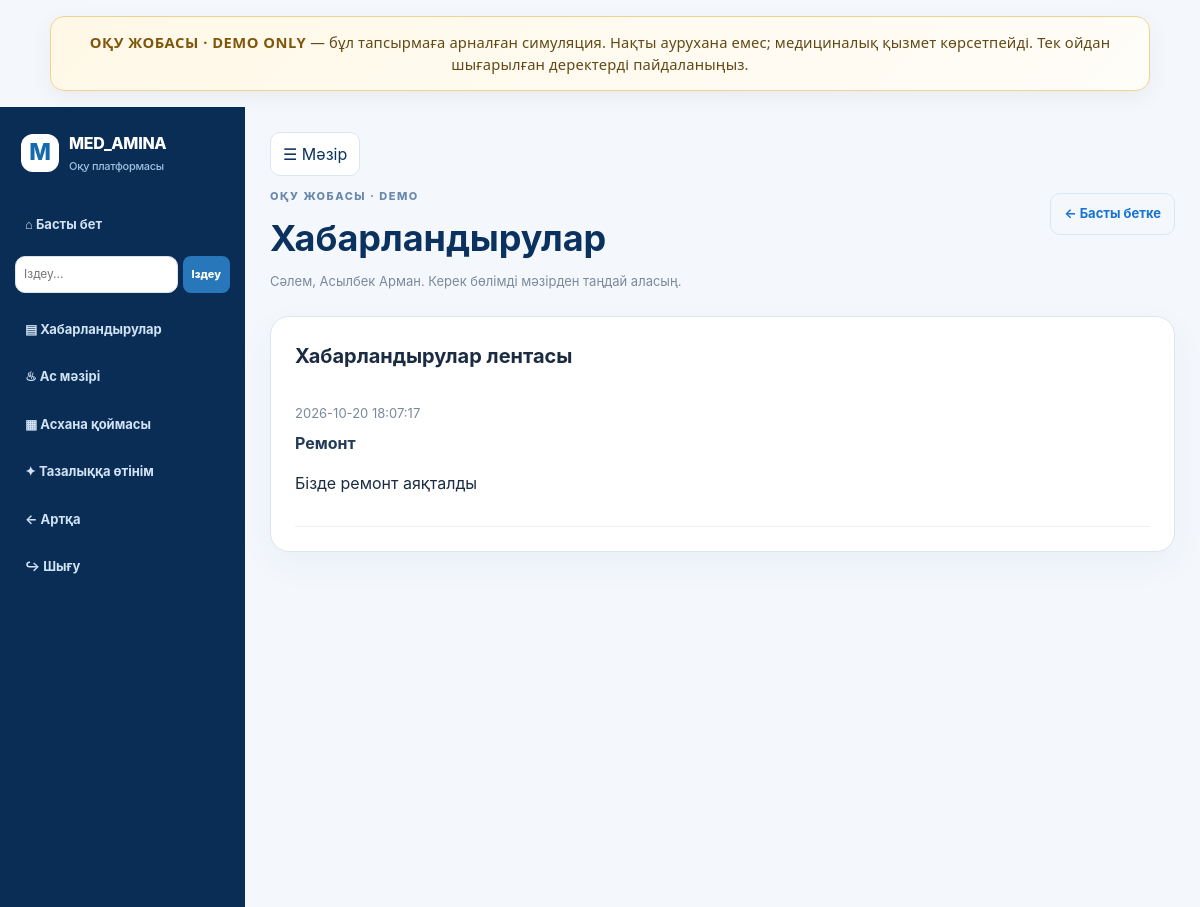
/announcements (signed in), run on the app's committed database.
### tables this page shows
CREATE TABLE users (
            id INTEGER PRIMARY KEY AUTOINCREMENT,
            full_name TEXT NOT NULL,
            email TEXT NOT NULL UNIQUE,
            password_hash TEXT NOT NULL,
            role TEXT NOT NULL,
            specialty TEXT DEFAULT '',
            department TEXT DEFAULT '',
            approved INTEGER NOT NULL DEFAULT 0,
            created_at TEXT DEFAULT CURRENT_TIMESTAMP
        );

CREATE TABLE announcements (
            id INTEGER PRIMARY KEY AUTOINCREMENT,
            title TEXT NOT NULL,
            body TEXT NOT NULL,
            created_at TEXT DEFAULT CURRENT_TIMESTAMP
        );

### med_amina_server.py (the view, shortened to what this page needs)
@app.route('/announcements', methods=['GET','POST'])
@login_required
def announcements():
    user=current_user()
    with get_db() as db: items=db.execute('SELECT * FROM announcements ORDER BY id DESC LIMIT 100').fetchall()
    return render_template('section.html',page='announcements',user=user,announcements=items)

### med_amina_db.py (called while the page is built)
@contextmanager
def get_db():
    db = sqlite3.connect(DB_PATH)
    db.row_factory = sqlite3.Row
    db.execute("PRAGMA foreign_keys = ON")
    try:
        yield db
        db.commit()
    except Exception:
        db.rollback()
        raise
    finally:
        db.close()

### med_amina_server.py (called while the page is built)
def current_user():
    uid = session.get("user_id")
    if not uid:
        return None
    with get_db() as db:
        row = db.execute("SELECT * FROM users WHERE id=?", (uid,)).fetchone()
        return dict(row) if row else None

def login_required(fn):
    @wraps(fn)
    def wrapper(*args, **kwargs):
        if not current_user():
            flash("Алдымен жүйеге кіріңіз.", "warning")
            return redirect(url_for("login"))
        return fn(*args, **kwargs)
    return wrapper

### templates/section.html (shortened to what this page needs)
{% extends 'base.html' %}
{% block body %}
<div class="app-shell">
	<aside class="side-nav">
		<a class="brand" href="{{ url_for('dashboard') }}">
			<span class="brand-mark">M</span>
			<span>MED_AMINA<small>Оқу платформасы</small></span>
		</a>
		<a href="{{ url_for('dashboard') }}">⌂ Басты бет</a>
		<form action="{{ url_for('search') }}" method="get" class="side-search">
			<input name="q" placeholder="Іздеу…" aria-label="Іздеу" required>
			<button>Іздеу</button>
		</form>
		<a href="{{ url_for('announcements') }}">▤ Хабарландырулар</a>
		{% if user.role in ['admin', 'employee', 'kitchen'] %}
			<a href="{{ url_for('kitchen') }}">♨ Ас мәзірі</a>
			<a href="{{ url_for('inventory') }}">▦ Асхана қоймасы</a>
		{% endif %}
		<a href="{{ url_for('cleaning') }}">✦ Тазалыққа өтінім</a>
		<a href="{{ url_for('back') }}">← Артқа</a>
		<a href="{{ url_for('logout') }}">↪ Шығу</a>
	</aside>
	<main class="main-panel">
		<header class="page-top">
			<div>
				<button class="menu-toggle" data-menu-toggle aria-label="Мәзірді жасыру">
					☰ Мәзір
				</button>
				<p class="eyebrow">ОҚУ ЖОБАСЫ · DEMO</p>
				<h1>
					{% if page == 'profile' %}Медициналық профиль
					{% elif page == 'sos' %}Шұғыл SOS жіберу
					{% elif page == 'medic_sos' %}Медиктерге келген SOS
					{% elif page == 'announcements' %}Хабарландырулар
					{% elif page == 'inventory' %}Асхана және өнім қоймасы
					{% elif page == 'kitchen' %}Ас мәзірі
					{% elif page == 'cleaning' %}Тазалау тапсырмалары
					{% elif page == 'operating_rooms' %}Операциялық бөлмелер
					{% elif page == 'search' %}Іздеу нәтижелері
					{% else %}Аккаунттарды басқару{% endif %}
				</h1>
				<p class="muted">
					Сәлем, {{ user.full_name }}. Керек бөлімді мәзірден таңдай аласың.
				</p>
			</div>
			<a class="back-link" href="{{ url_for('dashboard') }}">← Басты бетке</a>
		</header>
		{% if page == 'profile' %}
			<section class="panel">
				<h2>Өз мәліметтерің</h2>
				<p class="muted">Бұл оқу демосы. Мұнда нақты медициналық деректер жазба.</p>
				<form method="post" class="form-grid">
					<label>
						Қан тобы
						<select name="blood_type">
							<option value="">Таңда</option>
							{% for b in ['O(I)+', 'O(I)-', 'A(II)+', 'A(II)-', 'B(III)+', 'B(III)-', 'AB(IV)+', 'AB(IV)-'] %}
								<option value="{{ b }}" {% if profile and profile.blood_type == b %}selected{% endif %}>
									{{ b }}
								</option>
							{% endfor %}
						</select>
					</label>
					<label>
						Салмақ (кг)
						<input name="weight" type="number" min="1" max="500" step="0.1"
									 value="{{ profile.weight if profile and profile.weight else '' }}">
					</label>
					<label>
						Бой (см)
						<input name="height" type="number" min="1" max="300" step="0.1"
									 value="{{ profile.height if profile and profile.height else '' }}">
					</label>
					<label class="full-field">
						Аллергиялар
						<textarea name="allergies" rows="3"
											placeholder="Мысалы: оқу дерегі — жаңғаққа аллергия">{{ profile.allergies if profile else '' }}</textarea>
					</label>
					<button class="primary-btn" type="submit">Сақтау</button>
				</form>
			</section>
		{% elif page == 'announcements' %}
			<section class="panel">
				<h2>Хабарландырулар лентасы</h2>
				{% for a in announcements %}
					<article class="announcement-card">
						<span class="muted">{{ a.created_at }}</span>
						<h3>{{ a.title }}</h3>
						<p>{{ a.body }}</p>
					</article>
				{% else %}
					<p class="muted">Әзірге хабарландыру жоқ.</p>
				{% endfor %}
			</section>
		{% endif %}
	</main>
</div>
{% endblock %}

### static/style.css (style rules this page uses)
:root { --navy: #0b315e; --navy2: #164b80; --blue: #1673d1; --pale: #edf5ff; --bg: #f4f8fd; --text: #1b2b42; --muted: #7b899b; --line: #dce6f1; --white: #fff; --green: #1d9a78; --shadow: 0 12px 36px #173b5d0c; }
* { box-sizing: border-box; }
body { margin: 0; font-family: Inter, ui-sans-serif, system-ui, -apple-system, "Segoe UI", sans-serif; color: var(--text); background: var(--bg); line-height: 1.5; }
a { color: var(--blue); text-decoration: none; }
button, input, select { font: inherit; }
button, a, select { touch-action: manipulation; }
.brand { display: flex; align-items: center; gap: 10px; font-weight: 850; color: var(--navy); letter-spacing: -.3px; }
.eyebrow { font-size: 11px; letter-spacing: 1.5px; font-weight: 850; color: #6a89ad; }
.role-card, .panel, .stat { background: #fff; border: 1px solid var(--line); border-radius: 19px; box-shadow: var(--shadow); }
input, select { width: 100%; min-height: 44px; border: 1px solid #d9e4f0; border-radius: 10px; padding: 10px 12px; background: white; color: var(--text); outline: none; }
.muted { color: var(--muted); font-size: 13px; }
.app-shell { min-height: 100vh; display: flex; }
.menu-toggle { border: 1px solid var(--line); background: white; color: var(--navy); border-radius: 10px; width: 40px; height: 40px; cursor: pointer; }
.panel { padding: 24px; margin: 18px 0; min-width: 0; }
.panel h2 { font-size: 20px; margin: 0 0 14px; }
.panel h3 { margin: 18px 0 10px; font-size: 16px; color: #233b59; }
.side-nav { width: 245px; flex: 0 0 245px; background: #092d55; color: #d9e9fa; padding: 20px 13px; display: flex; flex-direction: column; gap: 6px; }
.side-nav > a:not(.brand) { padding: 11px 12px; border-radius: 10px; color: #d1e2f5; font-size: 13px; font-weight: 650; }
.brand { display: flex; align-items: center; gap: 10px; color: white; font-weight: 850; padding: 4px 8px 24px; }
.brand small { display: block; color: #9fc1e4; font-size: 11px; font-weight: 500; margin-top: 3px; }
.brand-mark { width: 38px; height: 38px; display: grid; place-items: center; background: #fff; color: #1769ad; border-radius: 12px; font-size: 23px; }
.main-panel { flex: 1; min-width: 0; padding: 25px; max-width: 1500px; margin: 0 auto; }
.page-top { display: flex; justify-content: space-between; align-items: center; gap: 20px; margin-bottom: 20px; }
.page-top h1 { font-size: clamp(25px, 3vw, 36px); margin: 7px 0; color: var(--navy); }
.page-top p { margin: 4px 0; }
.back-link { white-space: nowrap; border: 1px solid var(--line); border-radius: 10px; padding: 10px 13px; font-size: 13px; font-weight: 700; }
.announcement-card { padding: 15px 0; border-bottom: 1px solid #edf1f6; }
.announcement-card h3 { margin: 7px 0; }
.announcement-card p { white-space: pre-wrap; overflow-wrap: anywhere; }
.side-search { display: flex; gap: 5px; margin: 4px 2px 10px; }
.side-search input { min-width: 0; min-height: 37px; font-size: 12px; padding: 8px; }
.side-search button { border: 0; border-radius: 8px; background: #2877ba; color: #fff; font-size: 11px; font-weight: 800; padding: 0 9px; cursor: pointer; }
.page-top .menu-toggle { width: auto; height: auto; padding: 9px 12px; margin-bottom: 8px; }

### data on the page
users: full_name "Асылбек Арман"
announcements: created_at "2026-10-20 18:07:17", title "Ремонт", body "Бізде ремонт аяқталды"
